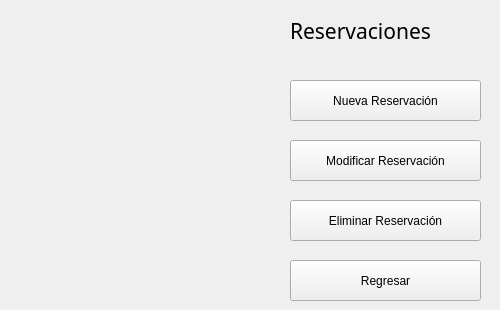
    <widget class="QWidget" name="Reservaciones">
     <widget class="QLabel" name="label_63">
      <property name="geometry">
       <rect>
        <x>290</x>
        <y>10</y>
        <width>201</width>
        <height>41</height>
       </rect>
      </property>
      <property name="font">
       <font>
        <family>Segoe UI Black</family>
        <pointsize>16</pointsize>
       </font>
      </property>
      <property name="text">
       <string>Reservaciones</string>
      </property>
     </widget>
     <widget class="QPushButton" name="pushButton_45">
      <property name="geometry">
       <rect>
        <x>290</x>
        <y>80</y>
        <width>191</width>
        <height>41</height>
       </rect>
      </property>
      <property name="text">
       <string>Nueva Reservación</string>
      </property>
     </widget>
     <widget class="QPushButton" name="pushButton_46">
      <property name="geometry">
       <rect>
        <x>290</x>
        <y>140</y>
        <width>191</width>
        <height>41</height>
       </rect>
      </property>
      <property name="text">
       <string>Modificar Reservación</string>
      </property>
     </widget>
     <widget class="QPushButton" name="pushButton_47">
      <property name="geometry">
       <rect>
        <x>290</x>
        <y>200</y>
        <width>191</width>
        <height>41</height>
       </rect>
      </property>
      <property name="text">
       <string>Eliminar Reservación</string>
      </property>
     </widget>
     <widget class="QPushButton" name="pushButton_48">
      <property name="geometry">
       <rect>
        <x>290</x>
        <y>260</y>
        <width>191</width>
        <height>41</height>
       </rect>
      </property>
      <property name="text">
       <string>Regresar</string>
      </property>
     </widget>
    </widget>
